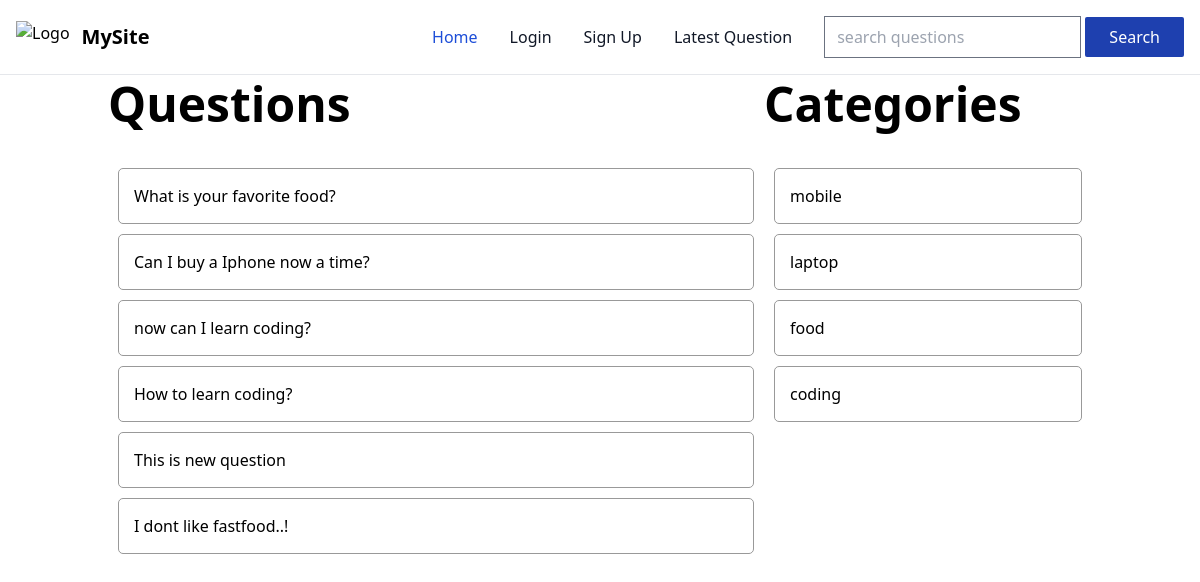
Screenshot of /Discuss/index.php with the database file from the repository.
### tables this page shows
CREATE TABLE `questions` (
  `id` int NOT NULL,
  `title` varchar(30) DEFAULT NULL,
  `description` varchar(300) DEFAULT NULL,
  `category_id` varchar(10) DEFAULT NULL,
  `user_id` int DEFAULT NULL
);

CREATE TABLE `category` (
  `id` int NOT NULL,
  `name` varchar(40) NOT NULL
);

### Discuss/client/questions.php (the view, shortened to what this page needs)
<div class="container mt-20">
    <div class="md:flex">
        <div class="md:flex-1">
            <h3 class="text-5xl font-bold mb-10">Questions</h3>
            <ul class="question-list">
                <?php
                include("./server/config.php");
                $query = "";
                if (isset($_GET['cat-id'])) {
                    $cat_id = $_GET['cat-id'];
                    $query = "select * from questions where category_id=$cat_id";
                } elseif (isset($_GET['latest-question'])) {
                    $query = "select * from questions order by id desc";
                } elseif (isset($_GET['search'])) {
                    $search = $_GET['search'];
                    $query = "select * from questions where title like '%$search%'";
                } else {
                    $query = "select * from questions";
                }
                $questions = $conn->prepare($query);
                $questions->execute();
                $questions = $questions->fetchAll();
                foreach ($questions as $question) {
                    $title = $question['title'];
                    $id = $question['id'];
                    echo "<li class='flex justify-between'>" .
                    "<a href='?q-id=$id'>$title</a>";
                }
                ?>
            </ul>
        </div>
        <div class="md:w-4/12">
            <h3 class="text-5xl font-bold mb-10">Categories</h3>
            <ul class="question-list">
                <?php
                $categories = $conn->prepare("select * from category");
                $categories->execute();
                $categories = $categories->fetchAll();
                foreach ($categories as $category) {
                    $name = $category['name'];
                    $id = $category['id'];
                    echo "<li><a href='?cat-id=$id'>$name</a></li>";
                }
                ?>
            </ul>
        </div>
    </div>
</div>

### Discuss/index.php (shortened to what this page needs)
<!doctype html>
<html>
<head>
  <?php include("./client/commonFiles.php") ?>
</head>
<body>
  <?php
  include("./client/header.php");
  if (isset($_GET['signup']) && !$_SESSION['user']['username']) {
    include("./client/signup.php");
  } else if ($_GET['login'] && !$_SESSION['user']['username']) {
    include("./client/login.php");
  } elseif (isset($_GET['askquestion'])) {
    include("./client/askquestion.php");
  } elseif (isset($_GET['q-id'])) {
    include("./client/question-details.php");
  }
  else {
    include("./client/questions.php");
  }
  ?>
</body>
</html>

### Discuss/client/commonFiles.php (shortened to what this page needs)
<link rel="stylesheet" href="./public/style.css">
<link href="https://cdnjs.cloudflare.com/ajax/libs/flowbite/2.3.0/flowbite.min.css" rel="stylesheet" />
<script src="https://cdn.tailwindcss.com"></script>

### Discuss/client/header.php (shortened to what this page needs)
<nav class="bg-white border-b border-gray-200 fixed w-full z-20 top-0 start-0">
  <div class="max-w-screen-xl flex flex-wrap items-center justify-between mx-auto p-4">
    <a href="./" class="flex items-center space-x-3">
      <img src="https://flowbite.com/docs/images/logo.svg" class="h-8" alt="Logo" />
      <span class="text-xl font-semibold">MySite</span>
    </a>
    <div class="hidden w-full md:block md:w-auto" id="navbar-main">
      <ul class="font-medium flex flex-col md:items-center p-4 md:p-0 mt-4 border border-gray-100 rounded-lg bg-gray-50 md:flex-row md:space-x-8 md:mt-0 md:border-0 md:bg-white">
        <li><a href="./" class="block py-2 px-3 text-blue-700 md:p-0">Home</a></li>
        <?php
        if (!$_SESSION['user']['username']) { ?>
          <li><a href="?login=true" class="block py-2 px-3 text-gray-900 hover:bg-gray-100 md:hover:text-blue-700 md:p-0">Login</a></li>
          <li><a href="?signup=true" class="block py-2 px-3 text-gray-900 hover:bg-gray-100 md:hover:text-blue-700 md:p-0">Sign Up</a></li>
        <?php   } ?>
        <li><a href="./?latest-question=true" class="block py-2 px-3 text-gray-900 hover:bg-gray-100 md:hover:text-blue-700 md:p-0">Latest Question</a></li>
        <form action="" method="get">
          <input type="text" name="search" placeholder="search questions">
          <button class="px-6 py-2 rounded-sm bg-blue-800 text-white" type="submit">Search</button>
        </form>
      </ul>
    </div>
  </div>
</nav>

### Discuss/public/style.css (style rules this page uses)
.container { margin: auto; padding: 0 20px; }
.question-list li { padding: 15px; border: 1px solid #999; border-radius: 5px; margin: 10px; }

### rows the page displays
questions: title "What is your favorite food?"
questions: title "Can I buy a Iphone now a time?"
questions: title "now can I learn coding?"
questions: title "How to learn coding?"
questions: title "This is new question"
questions: title "I dont like fastfood..!"
category: name "mobile"
category: name "laptop"
category: name "food"
category: name "coding"
